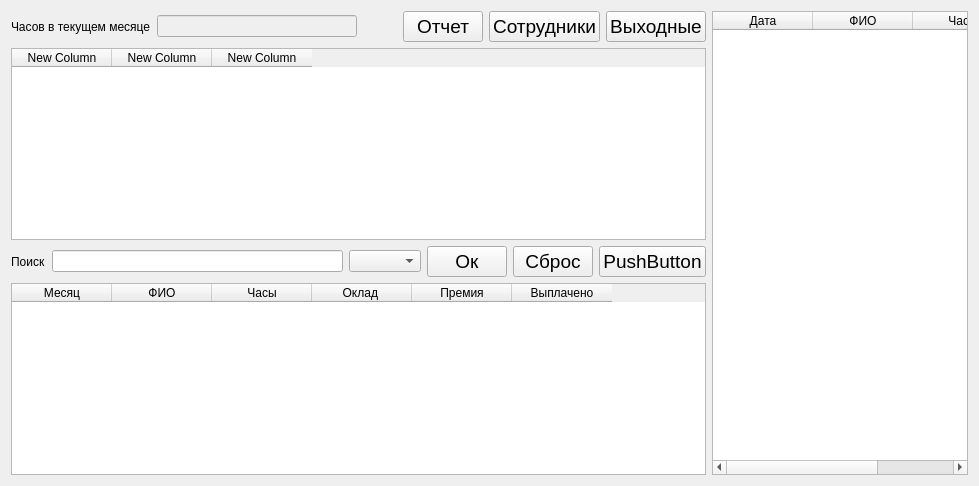
      <widget class="QWidget" name="tab_work_hours">
       <attribute name="title">
        <string>Рабочие часы</string>
       </attribute>
       <layout class="QHBoxLayout" name="horizontalLayout_4">
        <item>
         <layout class="QVBoxLayout" name="layout_menu_hour">
          <item>
           <layout class="QHBoxLayout" name="layout_menu_hour_2">
            <item>
             <widget class="QLabel" name="label1_menu_hour">
              <property name="text">
               <string>Часов в текущем месяце</string>
              </property>
             </widget>
            </item>
            <item>
             <widget class="QLineEdit" name="lineedit1_meny_hour">
              <property name="enabled">
               <bool>false</bool>
              </property>
              <property name="minimumSize">
               <size>
                <width>200</width>
                <height>0</height>
               </size>
              </property>
              <property name="maximumSize">
               <size>
                <width>300</width>
                <height>16777215</height>
               </size>
              </property>
             </widget>
            </item>
            <item>
             <spacer name="hspacer_menu_hour">
              <property name="orientation">
               <enum>Qt::Horizontal</enum>
              </property>
              <property name="sizeHint" stdset="0">
               <size>
                <width>40</width>
                <height>20</height>
               </size>
              </property>
             </spacer>
            </item>
            <item>
             <widget class="QPushButton" name="pushbutton_report_menu_hour">
              <property name="font">
               <font>
                <pointsize>14</pointsize>
                <weight>50</weight>
                <italic>false</italic>
                <bold>false</bold>
               </font>
              </property>
              <property name="text">
               <string>Отчет</string>
              </property>
             </widget>
            </item>
            <item>
             <widget class="QPushButton" name="pushbutton_worker_menu_hour">
              <property name="font">
               <font>
                <pointsize>14</pointsize>
                <weight>50</weight>
                <italic>false</italic>
                <bold>false</bold>
               </font>
              </property>
              <property name="text">
               <string>Сотрудники</string>
              </property>
             </widget>
            </item>
            <item>
             <widget class="QPushButton" name="pushButton_hollyday_menu_hour">
              <property name="font">
               <font>
                <pointsize>14</pointsize>
                <weight>50</weight>
                <italic>false</italic>
                <bold>false</bold>
               </font>
              </property>
              <property name="text">
               <string>Выходные</string>
              </property>
             </widget>
            </item>
           </layout>
          </item>
          <item>
           <widget class="QTableWidget" name="table_info_serch_hour">
            <column>
             <property name="text">
              <string>New Column</string>
             </property>
            </column>
            <column>
             <property name="text">
              <string>New Column</string>
             </property>
            </column>
            <column>
             <property name="text">
              <string>New Column</string>
             </property>
            </column>
           </widget>
          </item>
          <item>
           <layout class="QHBoxLayout" name="layout_serch_hour">
            <item>
             <widget class="QLabel" name="label_serch_hour">
              <property name="text">
               <string>Поиск</string>
              </property>
             </widget>
            </item>
            <item>
             <widget class="QLineEdit" name="lineedit_serch_hours"/>
            </item>
            <item>
             <widget class="QComboBox" name="combobox_serch_hour"/>
            </item>
            <item>
             <widget class="QPushButton" name="pushbutton_ok_serch_hour">
              <property name="font">
               <font>
                <pointsize>14</pointsize>
                <weight>50</weight>
                <italic>false</italic>
                <bold>false</bold>
               </font>
              </property>
              <property name="text">
               <string>Ок</string>
              </property>
             </widget>
            </item>
            <item>
             <widget class="QPushButton" name="pushbutton_cancel_serch_hour">
              <property name="font">
               <font>
                <pointsize>14</pointsize>
                <weight>50</weight>
                <italic>false</italic>
                <bold>false</bold>
               </font>
              </property>
              <property name="text">
               <string>Сброс</string>
              </property>
             </widget>
            </item>
            <item>
             <widget class="QPushButton" name="pushbutton_clear_serch_hour">
              <property name="font">
               <font>
                <pointsize>14</pointsize>
                <weight>50</weight>
                <italic>false</italic>
                <bold>false</bold>
               </font>
              </property>
              <property name="text">
               <string>PushButton</string>
              </property>
             </widget>
            </item>
           </layout>
          </item>
          <item>
           <widget class="QTableWidget" name="table_month_serch_hour">
            <column>
             <property name="text">
              <string>Месяц</string>
             </property>
            </column>
            <column>
             <property name="text">
              <string>ФИО</string>
             </property>
            </column>
            <column>
             <property name="text">
              <string>Часы</string>
             </property>
            </column>
            <column>
             <property name="text">
              <string>Оклад </string>
             </property>
            </column>
            <column>
             <property name="text">
              <string>Премия</string>
             </property>
            </column>
            <column>
             <property name="text">
              <string>Выплачено</string>
             </property>
            </column>
           </widget>
          </item>
         </layout>
        </item>
        <item>
         <widget class="QTableWidget" name="table_grafic_hours">
          <column>
           <property name="text">
            <string>Дата</string>
           </property>
          </column>
          <column>
           <property name="text">
            <string>ФИО</string>
           </property>
          </column>
          <column>
           <property name="text">
            <string>Часы</string>
           </property>
          </column>
         </widget>
        </item>
       </layout>
      </widget>
